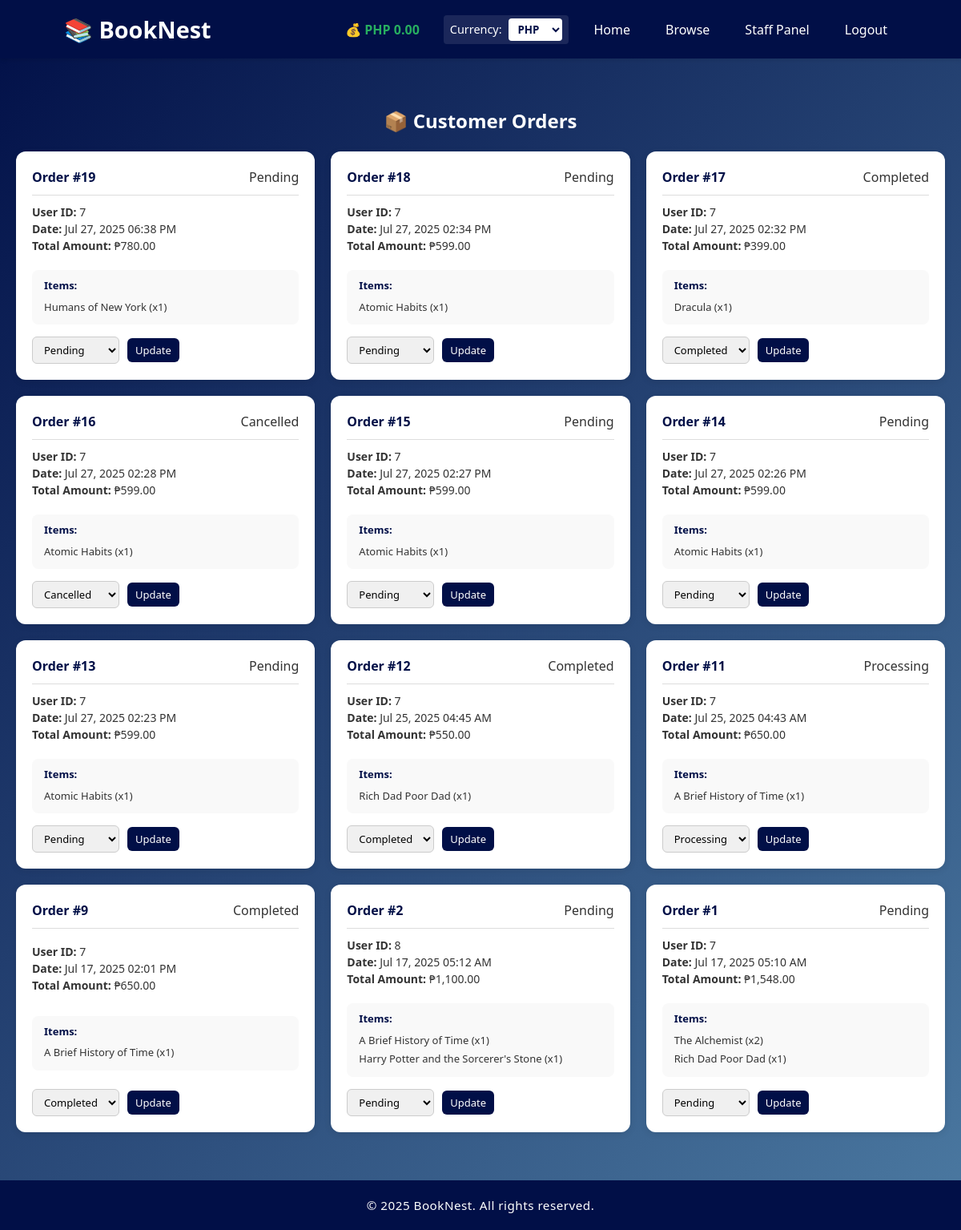
The page /staff-orders.php (signed in) on the database its author committed.
### tables this page shows
CREATE TABLE `currencies` (
  `currency_id` int(11) NOT NULL,
  `currency_code` varchar(10) NOT NULL,
  `exchange_rate` decimal(10,4) NOT NULL
);

CREATE TABLE `orders` (
  `order_id` int(11) NOT NULL,
  `user_id` int(11) DEFAULT NULL,
  `order_date` timestamp NOT NULL DEFAULT current_timestamp(),
  `status` enum('pending','processing','shipped','completed','cancelled') DEFAULT 'pending',
  `total_amount` decimal(10,2) DEFAULT 0.00
);

CREATE TABLE `order_items` (
  `item_id` int(11) NOT NULL,
  `order_id` int(11) DEFAULT NULL,
  `book_id` int(11) DEFAULT NULL,
  `quantity` int(11) DEFAULT NULL,
  `subtotal` decimal(10,2) NOT NULL
);

CREATE TABLE `books` (
  `book_id` int(11) NOT NULL,
  `title` varchar(255) NOT NULL,
  `author` varchar(255) DEFAULT NULL,
  `price` decimal(10,2) NOT NULL,
  `stock` int(11) DEFAULT 0,
  `category_id` int(11) DEFAULT NULL,
  `is_featured` tinyint(1) DEFAULT 0,
  `is_digital` tinyint(1) DEFAULT 0
);

### staff-orders.php (the view, shortened to what this page needs)
<?php
require_once 'includes/db.php';
$page_css = '/BookNest/css/stafforders.css';
include 'includes/header.php';
$result = $conn->query("
    SELECT o.order_id, o.user_id, o.status, o.order_date,
           IFNULL(SUM(b.price * oi.quantity), 0) AS total_amount
    FROM orders o
    LEFT JOIN order_items oi ON o.order_id = oi.order_id
    LEFT JOIN books b ON oi.book_id = b.book_id
    GROUP BY o.order_id
    ORDER BY o.order_date DESC
");
?>
<div class="container">
    <h2>📦 Customer Orders</h2>
    <div class="orders-container">
        <?php while ($row = $result->fetch_assoc()): ?>
            <div class="order-card">
                <div class="order-header">
                    <h3>Order #<?php echo $row['order_id']; ?></h3>
                    <span><?php echo ucfirst($row['status']); ?></span>
                </div>
                <div class="order-details">
                    <p><strong>User ID:</strong> <?php echo $row['user_id']; ?></p>
                    <p><strong>Date:</strong> <?php echo date("M d, Y h:i A", strtotime($row['order_date'])); ?></p>
                    <p><strong>Total Amount:</strong> ₱<?php echo number_format($row['total_amount'], 2); ?></p>
                </div>
                <div class="items-list">
                    <strong>Items:</strong>
                    <?php
                    $items_result = $conn->prepare("
                        SELECT b.title, oi.quantity
                        FROM order_items oi
                        JOIN books b ON oi.book_id = b.book_id
                        WHERE oi.order_id = ?
                    ");
                    $items_result->bind_param("i", $row['order_id']);
                    $items_result->execute();
                    $items = $items_result->get_result();
                    if ($items->num_rows > 0) {
                        while ($item = $items->fetch_assoc()) {
                            echo "<p>" . htmlspecialchars($item['title']) . " (x" . $item['quantity'] . ")</p>";
                        }
                    } else {
                        echo "<p>No items found.</p>";
                    }
                    ?>
                </div>
                <form method="post" class="status-update">
                    <select name="status">
                        <option value="pending" <?php if ($row['status'] == 'pending') echo 'selected'; ?>>Pending</option>
                        <option value="processing" <?php if ($row['status'] == 'processing') echo 'selected'; ?>>Processing</option>
                        <option value="completed" <?php if ($row['status'] == 'completed') echo 'selected'; ?>>Completed</option>
                        <option value="cancelled" <?php if ($row['status'] == 'cancelled') echo 'selected'; ?>>Cancelled</option>
                    </select>
                    <button type="submit" name="update_status">Update</button>
                </form>
            </div>
        <?php endwhile; ?>
    </div>
</div>
<?php include 'includes/footer.php'; ?>

### includes/header.php (shortened to what this page needs)
<?php
require_once 'includes/db.php';
$currencies = [];
$currencyQuery = $conn->query("SELECT currency_id, currency_code, exchange_rate FROM currencies");
if ($currencyQuery) {
    $currencies = $currencyQuery->fetch_all(MYSQLI_ASSOC);
}
$currentCurrencyId = $_SESSION['currency_id'] ?? 1;
$currencyCode = 'PHP';
foreach ($currencies as $cur) {
    if ($cur['currency_id'] == $currentCurrencyId) {
        $currencyCode = $cur['currency_code'];
        break;
    }
}
$wallet_display = null;
if (isset($_SESSION['user_id'])) {
    $uid = $_SESSION['user_id'];
    $role = $_SESSION['role'];
    if ($role === 'customer') {
        $stmt = $conn->prepare("SELECT wallet FROM users WHERE user_id = ?");
        $stmt->bind_param("i", $uid);
        $stmt->execute();
        $stmt->bind_result($wallet);
        $stmt->fetch();
        $stmt->close();
        $wallet = $wallet ?? 0.00;
        $convertedWallet = $conn->query(
            "SELECT ConvertPrice($wallet, $currentCurrencyId) AS converted"
        )->fetch_assoc()['converted'];
        $wallet_display = $currencyCode . " " . number_format($convertedWallet, 2);
    } else {
        $wallet_display = $currencyCode . " 0.00";
    }
}
?>
<!DOCTYPE html>
<html lang="en">
<head>
    <link rel="stylesheet" href="/BookNest/css/header.css">
    <link rel="stylesheet" href="/BookNest/css/footer.css">
    <?php if (isset($page_css)): ?>
        <link rel="stylesheet" href="<?php echo $page_css; ?>">
    <?php endif; ?>
</head>
<body>
<?php if (empty($hideLayout)): ?>
<header>
    <div class="container">
        <h1>📚 BookNest</h1>
        <?php if ($wallet_display !== null): ?>
        <div class="wallet-header">
            <a href="/BookNest/wallet.php" class="wallet-link wallet-balance">
                💰 <?php echo $wallet_display; ?>
            </a>
        </div>
        <?php endif; ?>
        <form method="post" class="currency-form">
            <label for="currency_id">Currency:</label>
            <select name="currency_id" id="currency_id" onchange="this.form.submit()">
                <?php foreach ($currencies as $cur): ?>
                    <option value="<?php echo $cur['currency_id']; ?>" <?php echo ($cur['currency_id'] == $currentCurrencyId) ? 'selected' : ''; ?>>
                        <?php echo htmlspecialchars($cur['currency_code']); ?>
                    </option>
                <?php endforeach; ?>
            </select>
        </form>
        <nav>
            <ul>
                <li><a href="/BookNest/index.php">Home</a></li>
                <li><a href="/BookNest/browse.php">Browse</a></li>
                <?php if (isset($_SESSION['role']) && $_SESSION['role'] === 'admin'): ?>
                    <li><a href="/BookNest/admin-dashboard.php">Admin Panel</a></li>
                <?php elseif (isset($_SESSION['role']) && $_SESSION['role'] === 'staff'): ?>
                    <li><a href="/BookNest/staff-orders.php">Staff Panel</a></li>
                <?php endif; ?>
                <?php if (isset($_SESSION['user_id'])): ?>
                    <li><a href="/BookNest/logout.php">Logout</a></li>
                <?php else: ?>
                    <li><a href="/BookNest/login.php">Login</a></li>
                    <li><a href="/BookNest/register.php">Sign Up</a></li>
                <?php endif; ?>
            </ul>
        </nav>
    </div>
</header>
<main>
<?php endif; ?>

### css/header.css (style rules this page uses)
* { font-family: 'Segoe UI', Tahoma, Geneva, Verdana, sans-serif; margin: 0; padding: 0; box-sizing: border-box; }
body { background-color: #f9f9f9; color: #333; line-height: 1.5; }
header { background-color: #010F47; padding: 15px 0; color: white; box-shadow: 0 2px 5px rgba(0, 0, 0, 0.1); }
header .container { width: 90%; max-width: 1200px; margin: auto; display: flex; justify-content: space-between; align-items: center; gap: 20px; flex-wrap: wrap; }
header h1 { flex: 1; font-size: 1.8rem; color: white; white-space: nowrap; }
.currency-form { display: flex; align-items: center; gap: 8px; background: rgba(255, 255, 255, 0.1); padding: 4px 8px; border-radius: 4px; }
.currency-form label { color: white; font-size: 0.9rem; white-space: nowrap; }
header .currency-form select { padding: 4px 8px !important; border-radius: 4px !important; border: none !important; background: white !important; color: #010F47 !important; font-weight: bold !important; cursor: pointer !important; margin-bottom: 0 !important; }
nav ul { list-style: none; display: flex; gap: 20px; flex-wrap: wrap; margin-left: auto; }
nav ul li a { color: white; text-decoration: none; font-weight: 500; padding: 8px 12px; border-radius: 6px; transition: background-color 0.3s ease; }
.wallet-header { margin-left: auto; padding-right: 10px; }
.wallet-link { text-decoration: none; color: #27ae60; font-weight: bold; font-size: 1rem; transition: color 0.3s ease; }

### css/stafforders.css (style rules this page uses)
body { background: linear-gradient(135deg, #010F47 0%, #4B79A1 100%); font-family: 'Segoe UI', Tahoma, Geneva, Verdana, sans-serif; color: #333; margin: 0; padding: 0; min-height: 100vh; }
.container { max-width: 1200px; margin: 60px auto; padding: 0 20px; }
.container h2 { color: white; margin-bottom: 20px; text-align: center; }
.orders-container { display: grid; grid-template-columns: repeat(auto-fill, minmax(300px, 1fr)); gap: 20px; }
.order-card { background-color: #ffffff; padding: 20px; border-radius: 12px; box-shadow: 0 2px 8px rgba(0, 0, 0, 0.1); transition: transform 0.2s; display: flex; flex-direction: column; justify-content: space-between; opacity: 0; animation: fadeIn 0.8s ease forwards; }
.order-header { display: flex; justify-content: space-between; align-items: center; border-bottom: 1px solid #ddd; padding-bottom: 10px; margin-bottom: 10px; }
.order-header h3 { margin: 0; color: #010F47; font-size: 16px; }
.order-details { margin-bottom: 10px; line-height: 1.5; font-size: 14px; }
.items-list { background: #f9f9f9; border-radius: 8px; padding: 10px 15px; margin-top: 10px; font-size: 13px; }
.items-list strong { display: block; margin-bottom: 5px; color: #010F47; }
.items-list p { margin: 0; padding: 2px 0; }
.status-update { display: flex; gap: 10px; align-items: center; margin-top: 15px; }
.status-update select, .status-update button { padding: 6px 10px; border-radius: 6px; border: 1px solid #ccc; background-color: #f0f0f0; cursor: pointer; font-size: 13px; }
.status-update button { background-color: #010F47; color: white; border: none; transition: background-color 0.3s; }

### rows shown on the page
currencies: currency_code "PHP 0.00"
orders: order_id "19", status "Pending", user "7", order_date "Jul 27, 2025 06:38 PM", total_amount "780.00"
order_items: book.title "Humans of New York", quantity "1"
orders: order_id "18", status "Pending", user "7", order_date "Jul 27, 2025 02:34 PM", total_amount "599.00"
order_items: book.title "Atomic Habits", quantity "1"
orders: order_id "17", status "Completed", user "7", order_date "Jul 27, 2025 02:32 PM", total_amount "399.00"
order_items: book.title "Dracula", quantity "1"
orders: order_id "16", status "Cancelled", user "7", order_date "Jul 27, 2025 02:28 PM", total_amount "599.00"
order_items: book.title "Atomic Habits", quantity "1"
orders: order_id "15", status "Pending", user "7", order_date "Jul 27, 2025 02:27 PM", total_amount "599.00"
order_items: book.title "Atomic Habits", quantity "1"
orders: order_id "14", status "Pending", user "7", order_date "Jul 27, 2025 02:26 PM", total_amount "599.00"
order_items: book.title "Atomic Habits", quantity "1"
orders: order_id "13", status "Pending", user "7", order_date "Jul 27, 2025 02:23 PM", total_amount "599.00"
order_items: book.title "Atomic Habits", quantity "1"
orders: order_id "12", status "Completed", user "7", order_date "Jul 25, 2025 04:45 AM", total_amount "550.00"
order_items: book.title "Rich Dad Poor Dad", quantity "1"
orders: order_id "11", status "Processing", user "7", order_date "Jul 25, 2025 04:43 AM", total_amount "650.00"
order_items: book.title "A Brief History of Time", quantity "1"
orders: order_id "9", status "Completed", user "7", order_date "Jul 17, 2025 02:01 PM", total_amount "650.00"
order_items: book.title "A Brief History of Time", quantity "1"
orders: order_id "2", status "Pending", user "8", order_date "Jul 17, 2025 05:12 AM", total_amount "1,100.00"
order_items: book.title "A Brief History of Time", quantity "1"
order_items: book.title "Harry Potter and the Sorcerer's Stone", quantity "1"
orders: order_id "1", status "Pending", user "7", order_date "Jul 17, 2025 05:10 AM", total_amount "1,548.00"
order_items: book.title "The Alchemist", quantity "2"
order_items: book.title "Rich Dad Poor Dad", quantity "1"

### other values the page prints
form field currency_id "PHP"
